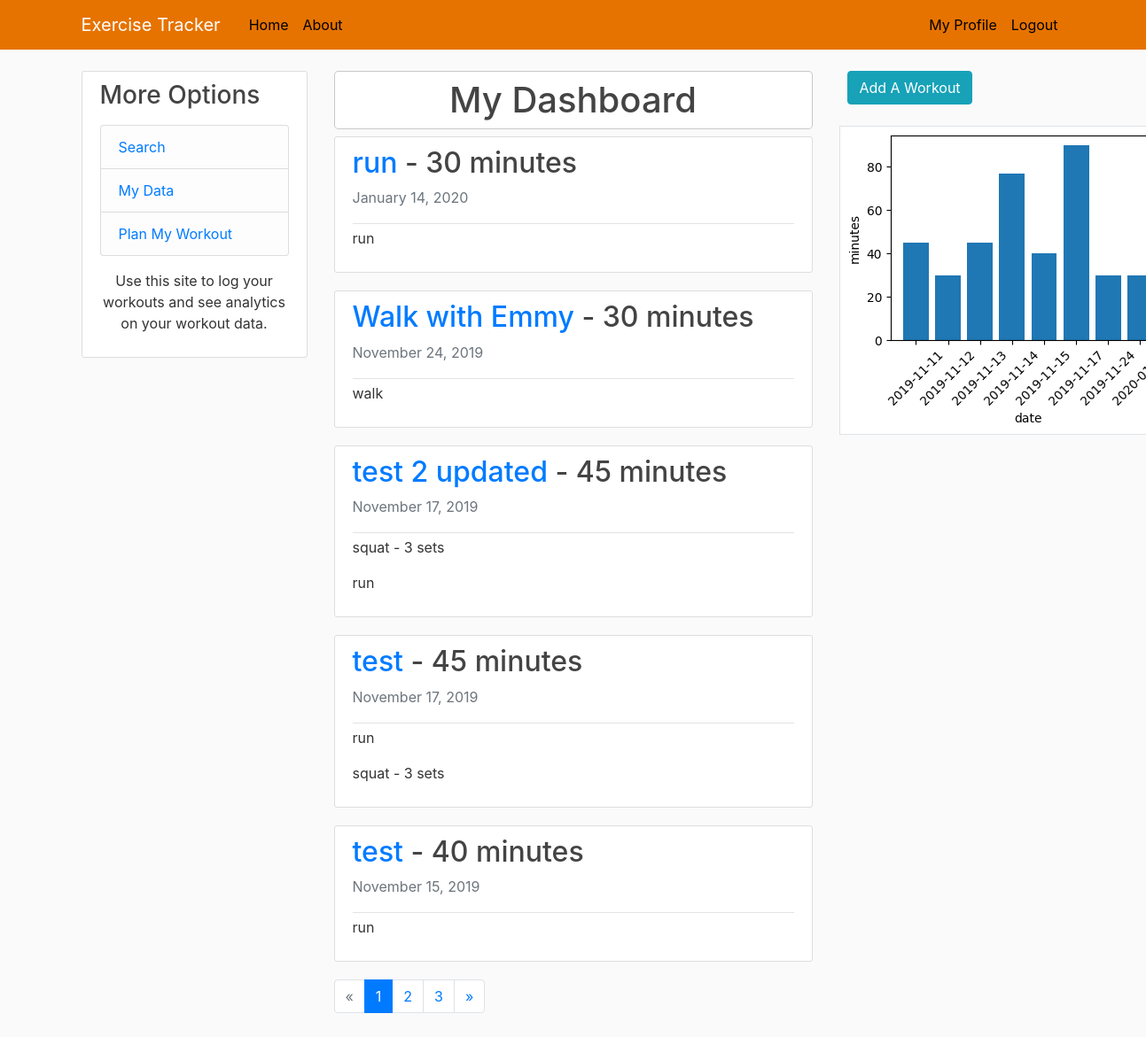
Screenshot of / (signed in) with the database file from the repository.
### tracker/models.py (models this page shows)
class Workout(models.Model):
	title = models.CharField(max_length=100)
	time_in_minutes = models.IntegerField(default = 0)
	workout_date = models.DateTimeField(default=timezone.now())
	author = models.ForeignKey(User, on_delete=models.CASCADE)

class Entry(models.Model):
	workout = models.ForeignKey(Workout, on_delete=models.CASCADE)
	exercise = models.ForeignKey(Exercise, on_delete=models.CASCADE)
	sets = models.IntegerField(default = 0)

class Exercise(models.Model):
	name = models.CharField(max_length=100)
	type = models.CharField(
        max_length=7,
        choices=(
            ("lift", "Lift"),
            ("cardio", "Cardio")
        )
    )

### tracker/views.py (the view)
# urls.py: path('', views.dashboard, name='tracker-dashboard'),
def dashboard(request):
	all_workouts = Workout.objects.filter(author_id = request.user.id).order_by('-workout_date', '-id')
	entries = Entry.objects.filter(workout_id__in=all_workouts)
	page = request.GET.get('page', 1)
	paginator = Paginator(all_workouts, 5)
	try:
		workouts = paginator.page(page)
	except PageNotAnInteger:
		workouts = paginator.page(1)
	except EmptyPage:
		workouts = paginator.page(paginator.num_pages)
	x, y = get_graph_data(all_workouts)
	fig = plt.figure(figsize=(4,3))
	plt.bar(x, y)
	plt.xlabel('date')
	plt.ylabel('minutes')
	plt.xticks(rotation=45)
	plt.savefig('media/graphs/graph.png', bbox_inches='tight')
	context = {
		'workouts': workouts,
		'entries': entries
	}
	return render(request, 'tracker/dashboard.html', context)

### tracker/views.py (called while the page is built)
def get_graph_data(workouts):
	x = []
	y = []
	query_results = workouts.values('workout_date').order_by('workout_date').annotate(total=Sum('time_in_minutes'))
	for i in range(len(query_results)):
		y.append(query_results[i]['total'])
		x.append(query_results[i]['workout_date'].strftime('%Y-%m-%d'))
	return x, y

### tracker/templates/tracker/dashboard.html
{% extends "tracker/base.html" %}
{% block content %}
	<h1 class="text-center modal-content pt-2 pb-2">My Dashboard</h1>
	{% if user.is_authenticated %}
		{% for workout in workouts %}
			<article class="media content-section">
				<div class="media-body">
					<div class="article-metadata">
						<h2>
							<a href="{% url 'workout-detail' workout.id %}">
								{{ workout.title }}
							</a>
							- {{ workout.time_in_minutes }} minutes
						</h2>
						<p class="text-muted">{{ workout.workout_date|date:"F d, Y" }}</p>
					</div>
					{% for entry in entries %}
						{% if entry.workout_id == workout.id %}
							<p>
								{{ entry.exercise.name }}
								{% if entry.exercise.type == "lift" %}
									- {{ entry.sets }} sets
								{% endif %}
							</p>
						{% endif %}
					{% endfor %}
				</div>
			</article>
		{% empty %}
			<article class="media content-section">
				<div class="media-body">
					<h4 class="text-center pt-1">You currently have no entries</h4>
				</div>
			</article>
		{% endfor %}
		{% if workouts.has_other_pages %}
			<ul class="pagination pb-5">
				{% if workouts.has_previous %}
					<li class="page-item"><a class="page-link" href="?page={{ workouts.previous_page_number }}">&laquo;</a></li>
				{% else %}
					<li class="disabled page-item"><span class="page-link">&laquo;</span></li>
				{% endif %}
				{% for i in workouts.paginator.page_range %}
					{% if workouts.number == i %}
						<li class="active page-item"><a class="page-link">{{ i }}</a></li>
					{% else %}
						<li><a class="page-link" href="?page={{ i }}">{{ i }}</a></li>
					{% endif %}
				{% endfor %}
				{% if workouts.has_next %}
					<li class="page-item"><a class="page-link" href="?page={{ workouts.next_page_number }}">&raquo;</a></li>
				{% else %}
					<li class="disabled page-item"><span class="page-link">&raquo;</span></li>
				{% endif %}
			</ul>
		{% endif %}
	{% else %}
		<h4 class="text-center pt-5">Log in to create workout entries and see your dashboard here</h4>
	{% endif %}
{% endblock content %}
{% block right-side %}
	{% if user.is_authenticated %}
		<div class="text-center">
			<a class="btn btn-info" href="{% url 'workout-create' %}">Add A Workout</a>
		</div>
		<br/>
		<div class="media">
			<img class="border" src="/media/graphs/graph.png">
		</div>
	{% endif %}
{% endblock right-side %}

### tracker/static/tracker/main.css (style rules this page uses)
body { background: #fafafa; color: #333333; margin-top: 5rem; }
h1, h2, h3, h4, h5, h6 { color: #444444; }
ul { margin: 0; }
.content-section { background: #ffffff; padding: 10px 20px; border: 1px solid #dddddd; border-radius: 3px; margin-bottom: 20px; }
.article-metadata { padding-bottom: 1px; margin-bottom: 4px; border-bottom: 1px solid #e3e3e3 }

### rows the page displays
Workout: title "run", time_in_minutes "30", workout_date "January 14, 2020"
Entry: exercise.name "run"
Workout: title "Walk with Emmy", time_in_minutes "30", workout_date "November 24, 2019"
Entry: exercise.name "walk"
Workout: title "test 2 updated", time_in_minutes "45", workout_date "November 17, 2019"
Entry: exercise.name "squat", sets "3"
Entry: exercise.name "run"
Workout: title "test", time_in_minutes "45", workout_date "November 17, 2019"
Entry: exercise.name "run"
Entry: exercise.name "squat", sets "3"
Workout: title "test", time_in_minutes "40", workout_date "November 15, 2019"
Entry: exercise.name "run"

### other values shown
{{ i }} "1"
{{ i }} "2" "3"
